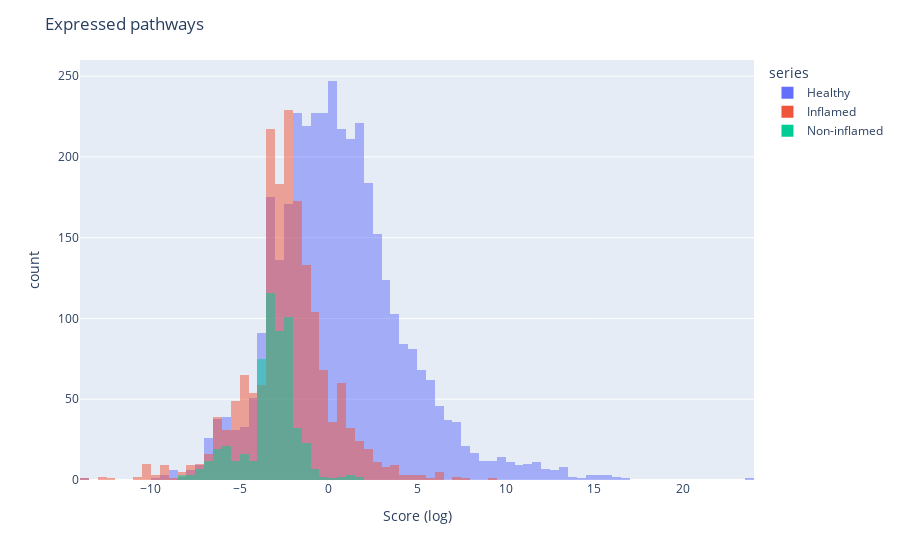

Notebook cell for this chart:
### Code cell
import numpy as np
import pandas as pd
import plotly.express as px

df =pd.DataFrame(dict(
    series=np.concatenate((["Healthy"]*len(l1), ["Inflamed"]*len(l2),["Non-inflamed"]*len(l3))), 
    data  =np.concatenate((l1,l2,l3))
))

fig = px.histogram(df, x="data", color="series", barmode="overlay")
fig.update_xaxes(title_text='Score (log)')
fig.update_layout(title="Expressed pathways")

### Figure 1 — Plotly figure (JSON) as saved in the notebook; plotly's stock layout.template omitted (floating-point values rounded to 4 significant figures; data arrays with more than 128 entries replaced by an {"elided": "..."} marker saying what was removed)
{"data": [{"alignmentgroup": "True", "bingroup": "x", "hovertemplate": "series=Healthy<br>data=%{x}<br>count=%{y}<extra></extra>", "legendgroup": "Healthy", "marker": {"color": "#636efa", "opacity": 0.5}, "name": "Healthy", "offsetgroup": "Healthy", "orientation": "v", "showlegend": true, "type": "histogram", "x": {"elided": "3746 float values"}, "xaxis": "x", "yaxis": "y"}, {"alignmentgroup": "True", "bingroup": "x", "hovertemplate": "series=Inflamed<br>data=%{x}<br>count=%{y}<extra></extra>", "legendgroup": "Inflamed", "marker": {"color": "#EF553B", "opacity": 0.5}, "name": "Inflamed", "offsetgroup": "Inflamed", "orientation": "v", "showlegend": true, "type": "histogram", "x": {"elided": "1691 float values"}, "xaxis": "x", "yaxis": "y"}, {"alignmentgroup": "True", "bingroup": "x", "hovertemplate": "series=Non-inflamed<br>data=%{x}<br>count=%{y}<extra></extra>", "legendgroup": "Non-inflamed", "marker": {"color": "#00cc96", "opacity": 0.5}, "name": "Non-inflamed", "offsetgroup": "Non-inflamed", "orientation": "v", "showlegend": true, "type": "histogram", "x": {"elided": "561 float values"}, "xaxis": "x", "yaxis": "y"}], "layout": {"barmode": "overlay", "legend": {"title": {"text": "series"}, "tracegroupgap": 0}, "margin": {"t": 60}, "title": {"text": "Expressed pathways"}, "xaxis": {"anchor": "y", "domain": [0, 1], "title": {"text": "Score (log)"}}, "yaxis": {"anchor": "x", "domain": [0, 1], "title": {"text": "count"}}}}
